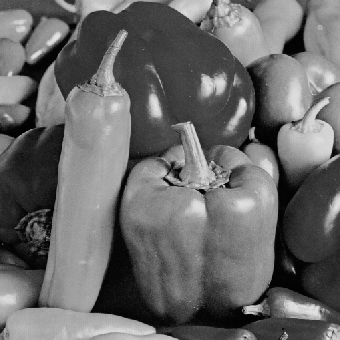
#> input picture img/i_peppers_gray.bmp, 340 x 340 px, found by its file name
$ jupyter execute chap4_pic4-25_IHPF.ipynb   (shell and % lines are left out)
#> lines starting #> are read from the running program, lines starting #| are printed output that depends on the picture
[cell 1]
import cv2 as cv
import numpy as np
from matplotlib import pyplot as plt
plt.rcParams['font.sans-serif']=['SimHei'] #用来正常显示中文标签
plt.rcParams['axes.unicode_minus']=False #用来正常显示负

img = cv.imread(r'..\img\i_peppers_gray.bmp', 0)
#> img: shape (340, 340); min 0, max 229, mean 104.3
f = np.fft.fft2(img)
fshift = np.fft.fftshift(f)
magnitude_spectrum = 20 * np.log(1+np.abs(fshift))
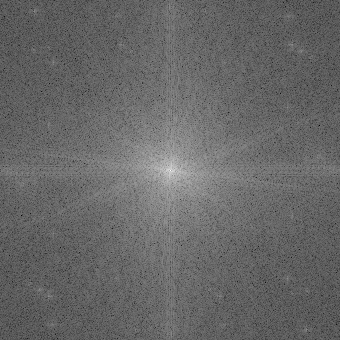
#> magnitude_spectrum: shape (340, 340) float64; min 37.84, max 326.1, mean 155.1; drawn with min black and max white
angle_spectrum = np.abs(np.angle(fshift))
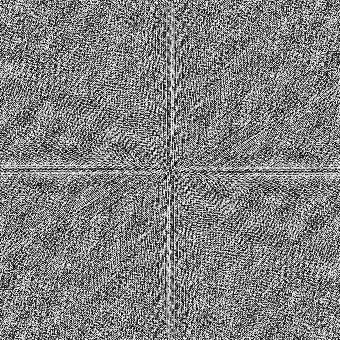
#> angle_spectrum: shape (340, 340) float64; min 0, max 3.14, mean 1.58; drawn with min black and max white

rows, cols = img.shape
#> rows = 340; cols = 340
crow, ccol = int(rows/2), int(cols/2)
#> crow = 170; ccol = 170
fshift[crow-30:crow+30, ccol-30:ccol+30] = 0
f_ishift = np.fft.ifftshift(fshift)
img_back = np.fft.ifft2(f_ishift)
img_back = np.abs(img_back)
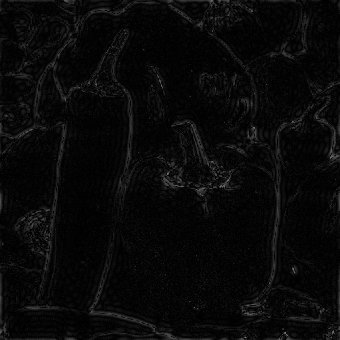
#> img_back: shape (340, 340) float64; min 0.0176, max 133.5, mean 9.3

plt.figure(figsize=(10,6))
plt.subplot(131),plt.imshow(img, cmap = 'gray')
plt.title('输入图像'), plt.xticks([]), plt.yticks([])
plt.subplot(132),plt.imshow(20 * np.log(1+np.abs(fshift)), cmap = 'gray')
plt.title('高通滤波幅值谱'), plt.xticks([]), plt.yticks([])
plt.subplot(133),plt.imshow(img_back,cmap = 'gray')
plt.title('重构图像'), plt.xticks([]), plt.yticks([])
plt.show()
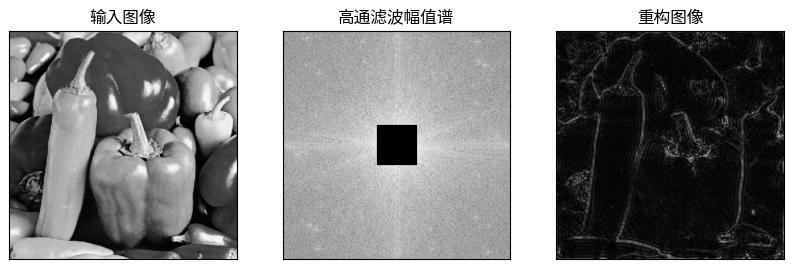
#> figure drawn by matplotlib, 3 panels
